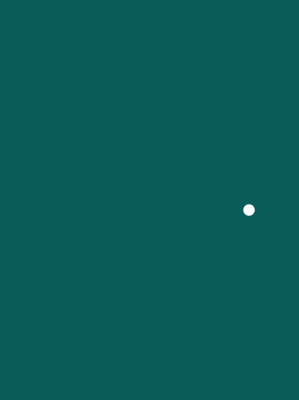
Frame 1 (no input)
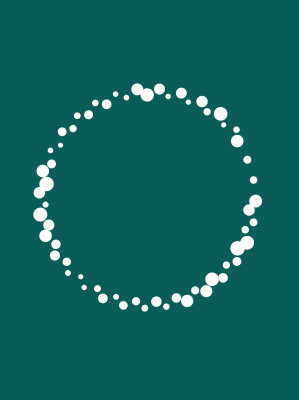
Frame 60 (the mouse pressed at the canvas centre just before this capture)
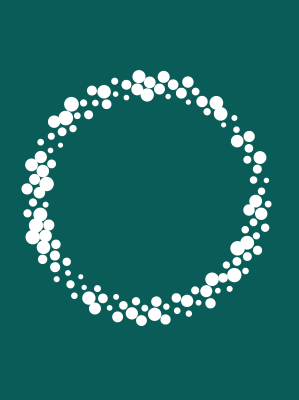
Frame 120 (the mouse held since frame 60 and released just before this capture)

The Processing sketch that drew these frames (run headless with seeded random() and noise(); from frame 60 on, the mouse is pressed at the canvas centre):

// Processing sketch: processing_162001
// ── processing_162001.pde

float r = 0;

void setup() {
  size(299,400);
  background(10,92,88);
  smooth();
  noStroke();
}
void draw() {
  translate(width/2, height/2);
  fill(255);
  rotate(r);
  float circle_size = random(5, 15);
  ellipse(100 + r, 10, circle_size, circle_size);
  r = r + 0.2;
  println(r);
}
